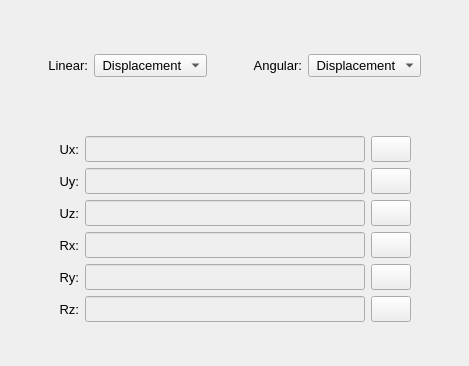
           <widget class="QWidget" name="tab_tabular_data">
            <attribute name="title">
             <string>Tabular data</string>
            </attribute>
            <layout class="QGridLayout" name="gridLayout_10">
             <property name="leftMargin">
              <number>2</number>
             </property>
             <property name="topMargin">
              <number>2</number>
             </property>
             <property name="rightMargin">
              <number>2</number>
             </property>
             <property name="bottomMargin">
              <number>2</number>
             </property>
             <property name="spacing">
              <number>2</number>
             </property>
             <item row="3" column="0">
              <widget class="QFrame" name="frame_9">
               <property name="frameShape">
                <enum>QFrame::NoFrame</enum>
               </property>
               <property name="frameShadow">
                <enum>QFrame::Raised</enum>
               </property>
               <layout class="QGridLayout" name="gridLayout_3">
                <property name="leftMargin">
                 <number>4</number>
                </property>
                <property name="topMargin">
                 <number>4</number>
                </property>
                <property name="rightMargin">
                 <number>4</number>
                </property>
                <property name="bottomMargin">
                 <number>2</number>
                </property>
                <property name="spacing">
                 <number>6</number>
                </property>
                <item row="0" column="3">
                 <widget class="QPushButton" name="pushButton_load_ux_table">
                  <property name="enabled">
                   <bool>true</bool>
                  </property>
                  <property name="sizePolicy">
                   <sizepolicy hsizetype="Expanding" vsizetype="Fixed">
                    <horstretch>0</horstretch>
                    <verstretch>0</verstretch>
                   </sizepolicy>
                  </property>
                  <property name="minimumSize">
                   <size>
                    <width>40</width>
                    <height>26</height>
                   </size>
                  </property>
                  <property name="maximumSize">
                   <size>
                    <width>40</width>
                    <height>26</height>
                   </size>
                  </property>
                  <property name="font">
                   <font>
                    <pointsize>10</pointsize>
                   </font>
                  </property>
                  <property name="styleSheet">
                   <string notr="true"/>
                  </property>
                  <property name="text">
                   <string/>
                  </property>
                  <property name="icon">
                   <iconset resource="../../../../icons/resources.qrc">
                    <normaloff>:/icons/document_search_blue.png</normaloff>:/icons/document_search_blue.png</iconset>
                  </property>
                  <property name="iconSize">
                   <size>
                    <width>20</width>
                    <height>20</height>
                   </size>
                  </property>
                  <property name="autoDefault">
                   <bool>false</bool>
                  </property>
                 </widget>
                </item>
                <item row="2" column="1">
                 <widget class="QLabel" name="label_Uz_table">
                  <property name="enabled">
                   <bool>true</bool>
                  </property>
                  <property name="minimumSize">
                   <size>
                    <width>0</width>
                    <height>26</height>
                   </size>
                  </property>
                  <property name="maximumSize">
                   <size>
                    <width>38</width>
                    <height>26</height>
                   </size>
                  </property>
                  <property name="font">
                   <font>
                    <pointsize>10</pointsize>
                   </font>
                  </property>
                  <property name="text">
                   <string>Uz:</string>
                  </property>
                  <property name="alignment">
                   <set>Qt::AlignRight|Qt::AlignTrailing|Qt::AlignVCenter</set>
                  </property>
                 </widget>
                </item>
                <item row="0" column="2">
                 <widget class="QLineEdit" name="lineEdit_path_table_ux">
                  <property name="enabled">
                   <bool>false</bool>
                  </property>
                  <property name="minimumSize">
                   <size>
                    <width>280</width>
                    <height>26</height>
                   </size>
                  </property>
                  <property name="maximumSize">
                   <size>
                    <width>280</width>
                    <height>26</height>
                   </size>
                  </property>
                  <property name="styleSheet">
                   <string notr="true"/>
                  </property>
                  <property name="alignment">
                   <set>Qt::AlignCenter</set>
                  </property>
                 </widget>
                </item>
                <item row="4" column="3">
                 <widget class="QPushButton" name="pushButton_load_ry_table">
                  <property name="enabled">
                   <bool>true</bool>
                  </property>
                  <property name="sizePolicy">
                   <sizepolicy hsizetype="Expanding" vsizetype="Fixed">
                    <horstretch>0</horstretch>
                    <verstretch>0</verstretch>
                   </sizepolicy>
                  </property>
                  <property name="minimumSize">
                   <size>
                    <width>40</width>
                    <height>26</height>
                   </size>
                  </property>
                  <property name="maximumSize">
                   <size>
                    <width>40</width>
                    <height>26</height>
                   </size>
                  </property>
                  <property name="font">
                   <font>
                    <pointsize>10</pointsize>
                   </font>
                  </property>
                  <property name="styleSheet">
                   <string notr="true"/>
                  </property>
                  <property name="text">
                   <string/>
                  </property>
                  <property name="icon">
                   <iconset resource="../../../../icons/resources.qrc">
                    <normaloff>:/icons/document_search_blue.png</normaloff>:/icons/document_search_blue.png</iconset>
                  </property>
                  <property name="iconSize">
                   <size>
                    <width>20</width>
                    <height>20</height>
                   </size>
                  </property>
                  <property name="autoDefault">
                   <bool>false</bool>
                  </property>
                 </widget>
                </item>
                <item row="4" column="2">
                 <widget class="QLineEdit" name="lineEdit_path_table_ry">
                  <property name="enabled">
                   <bool>false</bool>
                  </property>
                  <property name="minimumSize">
                   <size>
                    <width>280</width>
                    <height>26</height>
                   </size>
                  </property>
                  <property name="maximumSize">
                   <size>
                    <width>280</width>
                    <height>26</height>
                   </size>
                  </property>
                  <property name="alignment">
                   <set>Qt::AlignCenter</set>
                  </property>
                 </widget>
                </item>
                <item row="2" column="3">
                 <widget class="QPushButton" name="pushButton_load_uz_table">
                  <property name="enabled">
                   <bool>true</bool>
                  </property>
                  <property name="sizePolicy">
                   <sizepolicy hsizetype="Expanding" vsizetype="Fixed">
                    <horstretch>0</horstretch>
                    <verstretch>0</verstretch>
                   </sizepolicy>
                  </property>
                  <property name="minimumSize">
                   <size>
                    <width>40</width>
                    <height>26</height>
                   </size>
                  </property>
                  <property name="maximumSize">
                   <size>
                    <width>40</width>
                    <height>26</height>
                   </size>
                  </property>
                  <property name="font">
                   <font>
                    <pointsize>10</pointsize>
                   </font>
                  </property>
                  <property name="styleSheet">
                   <string notr="true"/>
                  </property>
                  <property name="text">
                   <string/>
                  </property>
                  <property name="icon">
                   <iconset resource="../../../../icons/resources.qrc">
                    <normaloff>:/icons/document_search_blue.png</normaloff>:/icons/document_search_blue.png</iconset>
                  </property>
                  <property name="iconSize">
                   <size>
                    <width>20</width>
                    <height>20</height>
                   </size>
                  </property>
                  <property name="autoDefault">
                   <bool>false</bool>
                  </property>
                 </widget>
                </item>
                <item row="5" column="1">
                 <widget class="QLabel" name="label_Rz_table">
                  <property name="enabled">
                   <bool>true</bool>
                  </property>
                  <property name="minimumSize">
                   <size>
                    <width>0</width>
                    <height>26</height>
                   </size>
                  </property>
                  <property name="maximumSize">
                   <size>
                    <width>38</width>
                    <height>26</height>
                   </size>
                  </property>
                  <property name="font">
                   <font>
                    <pointsize>10</pointsize>
                   </font>
                  </property>
                  <property name="text">
                   <string>Rz:</string>
                  </property>
                  <property name="alignment">
                   <set>Qt::AlignRight|Qt::AlignTrailing|Qt::AlignVCenter</set>
                  </property>
                 </widget>
                </item>
                <item row="5" column="2">
                 <widget class="QLineEdit" name="lineEdit_path_table_rz">
                  <property name="enabled">
                   <bool>false</bool>
                  </property>
                  <property name="minimumSize">
                   <size>
                    <width>280</width>
                    <height>26</height>
                   </size>
                  </property>
                  <property name="maximumSize">
                   <size>
                    <width>280</width>
                    <height>26</height>
                   </size>
                  </property>
                  <property name="alignment">
                   <set>Qt::AlignCenter</set>
                  </property>
                 </widget>
                </item>
                <item row="1" column="2">
                 <widget class="QLineEdit" name="lineEdit_path_table_uy">
                  <property name="enabled">
                   <bool>false</bool>
                  </property>
                  <property name="minimumSize">
                   <size>
                    <width>280</width>
                    <height>26</height>
                   </size>
                  </property>
                  <property name="maximumSize">
                   <size>
                    <width>280</width>
                    <height>26</height>
                   </size>
                  </property>
                  <property name="styleSheet">
                   <string notr="true"/>
                  </property>
                  <property name="alignment">
                   <set>Qt::AlignCenter</set>
                  </property>
                 </widget>
                </item>
                <item row="4" column="1">
                 <widget class="QLabel" name="label_Ry_table">
                  <property name="enabled">
                   <bool>true</bool>
                  </property>
                  <property name="minimumSize">
                   <size>
                    <width>0</width>
                    <height>26</height>
                   </size>
                  </property>
                  <property name="maximumSize">
                   <size>
                    <width>38</width>
                    <height>26</height>
                   </size>
                  </property>
                  <property name="font">
                   <font>
                    <pointsize>10</pointsize>
                   </font>
                  </property>
                  <property name="text">
                   <string>Ry:</string>
                  </property>
                  <property name="alignment">
                   <set>Qt::AlignRight|Qt::AlignTrailing|Qt::AlignVCenter</set>
                  </property>
                 </widget>
                </item>
                <item row="0" column="1">
                 <widget class="QLabel" name="label_Ux_table">
                  <property name="enabled">
                   <bool>true</bool>
                  </property>
                  <property name="minimumSize">
                   <size>
                    <width>0</width>
                    <height>26</height>
                   </size>
                  </property>
                  <property name="maximumSize">
                   <size>
                    <width>38</width>
                    <height>26</height>
                   </size>
                  </property>
                  <property name="font">
                   <font>
                    <pointsize>10</pointsize>
                   </font>
                  </property>
                  <property name="text">
                   <string>Ux:</string>
                  </property>
                  <property name="alignment">
                   <set>Qt::AlignRight|Qt::AlignTrailing|Qt::AlignVCenter</set>
                  </property>
                 </widget>
                </item>
                <item row="3" column="2">
                 <widget class="QLineEdit" name="lineEdit_path_table_rx">
                  <property name="enabled">
                   <bool>false</bool>
                  </property>
                  <property name="minimumSize">
                   <size>
                    <width>280</width>
                    <height>26</height>
                   </size>
                  </property>
                  <property name="maximumSize">
                   <size>
                    <width>280</width>
                    <height>26</height>
                   </size>
                  </property>
                  <property name="alignment">
                   <set>Qt::AlignCenter</set>
                  </property>
                 </widget>
                </item>
                <item row="3" column="3">
                 <widget class="QPushButton" name="pushButton_load_rx_table">
                  <property name="enabled">
                   <bool>true</bool>
                  </property>
                  <property name="sizePolicy">
                   <sizepolicy hsizetype="Expanding" vsizetype="Fixed">
                    <horstretch>0</horstretch>
                    <verstretch>0</verstretch>
                   </sizepolicy>
                  </property>
                  <property name="minimumSize">
                   <size>
                    <width>40</width>
                    <height>26</height>
                   </size>
                  </property>
                  <property name="maximumSize">
                   <size>
                    <width>40</width>
                    <height>26</height>
                   </size>
                  </property>
                  <property name="font">
                   <font>
                    <pointsize>10</pointsize>
                   </font>
                  </property>
                  <property name="styleSheet">
                   <string notr="true"/>
                  </property>
                  <property name="text">
                   <string/>
                  </property>
                  <property name="icon">
                   <iconset resource="../../../../icons/resources.qrc">
                    <normaloff>:/icons/document_search_blue.png</normaloff>:/icons/document_search_blue.png</iconset>
                  </property>
                  <property name="iconSize">
                   <size>
                    <width>20</width>
                    <height>20</height>
                   </size>
                  </property>
                  <property name="autoDefault">
                   <bool>false</bool>
                  </property>
                 </widget>
                </item>
                <item row="1" column="3">
                 <widget class="QPushButton" name="pushButton_load_uy_table">
                  <property name="enabled">
                   <bool>true</bool>
                  </property>
                  <property name="sizePolicy">
                   <sizepolicy hsizetype="Expanding" vsizetype="Fixed">
                    <horstretch>0</horstretch>
                    <verstretch>0</verstretch>
                   </sizepolicy>
                  </property>
                  <property name="minimumSize">
                   <size>
                    <width>40</width>
                    <height>26</height>
                   </size>
                  </property>
                  <property name="maximumSize">
                   <size>
                    <width>40</width>
                    <height>26</height>
                   </size>
                  </property>
                  <property name="font">
                   <font>
                    <pointsize>10</pointsize>
                   </font>
                  </property>
                  <property name="styleSheet">
                   <string notr="true"/>
                  </property>
                  <property name="text">
                   <string/>
                  </property>
                  <property name="icon">
                   <iconset resource="../../../../icons/resources.qrc">
                    <normaloff>:/icons/document_search_blue.png</normaloff>:/icons/document_search_blue.png</iconset>
                  </property>
                  <property name="iconSize">
                   <size>
                    <width>20</width>
                    <height>20</height>
                   </size>
                  </property>
                  <property name="autoDefault">
                   <bool>false</bool>
                  </property>
                 </widget>
                </item>
                <item row="3" column="1">
                 <widget class="QLabel" name="label_Rx_table">
                  <property name="enabled">
                   <bool>true</bool>
                  </property>
                  <property name="minimumSize">
                   <size>
                    <width>0</width>
                    <height>26</height>
                   </size>
                  </property>
                  <property name="maximumSize">
                   <size>
                    <width>38</width>
                    <height>26</height>
                   </size>
                  </property>
                  <property name="font">
                   <font>
                    <pointsize>10</pointsize>
                   </font>
                  </property>
                  <property name="text">
                   <string>Rx:</string>
                  </property>
                  <property name="alignment">
                   <set>Qt::AlignRight|Qt::AlignTrailing|Qt::AlignVCenter</set>
                  </property>
                 </widget>
                </item>
                <item row="1" column="1">
                 <widget class="QLabel" name="label_Uy_table">
                  <property name="enabled">
                   <bool>true</bool>
                  </property>
                  <property name="minimumSize">
                   <size>
                    <width>0</width>
                    <height>26</height>
                   </size>
                  </property>
                  <property name="maximumSize">
                   <size>
                    <width>38</width>
                    <height>26</height>
                   </size>
                  </property>
                  <property name="font">
                   <font>
                    <pointsize>10</pointsize>
                   </font>
                  </property>
                  <property name="text">
                   <string>Uy:</string>
                  </property>
                  <property name="alignment">
                   <set>Qt::AlignRight|Qt::AlignTrailing|Qt::AlignVCenter</set>
                  </property>
                 </widget>
                </item>
                <item row="5" column="3">
                 <widget class="QPushButton" name="pushButton_load_rz_table">
                  <property name="enabled">
                   <bool>true</bool>
                  </property>
                  <property name="sizePolicy">
                   <sizepolicy hsizetype="Expanding" vsizetype="Fixed">
                    <horstretch>0</horstretch>
                    <verstretch>0</verstretch>
                   </sizepolicy>
                  </property>
                  <property name="minimumSize">
                   <size>
                    <width>40</width>
                    <height>26</height>
                   </size>
                  </property>
                  <property name="maximumSize">
                   <size>
                    <width>40</width>
                    <height>26</height>
                   </size>
                  </property>
                  <property name="font">
                   <font>
                    <pointsize>10</pointsize>
                   </font>
                  </property>
                  <property name="styleSheet">
                   <string notr="true"/>
                  </property>
                  <property name="text">
                   <string/>
                  </property>
                  <property name="icon">
                   <iconset resource="../../../../icons/resources.qrc">
                    <normaloff>:/icons/document_search_blue.png</normaloff>:/icons/document_search_blue.png</iconset>
                  </property>
                  <property name="iconSize">
                   <size>
                    <width>20</width>
                    <height>20</height>
                   </size>
                  </property>
                  <property name="autoDefault">
                   <bool>false</bool>
                  </property>
                 </widget>
                </item>
                <item row="2" column="2">
                 <widget class="QLineEdit" name="lineEdit_path_table_uz">
                  <property name="enabled">
                   <bool>false</bool>
                  </property>
                  <property name="minimumSize">
                   <size>
                    <width>280</width>
                    <height>26</height>
                   </size>
                  </property>
                  <property name="maximumSize">
                   <size>
                    <width>280</width>
                    <height>26</height>
                   </size>
                  </property>
                  <property name="alignment">
                   <set>Qt::AlignCenter</set>
                  </property>
                 </widget>
                </item>
                <item row="0" column="0">
                 <spacer name="horizontalSpacer_4">
                  <property name="orientation">
                   <enum>Qt::Horizontal</enum>
                  </property>
                  <property name="sizeHint" stdset="0">
                   <size>
                    <width>40</width>
                    <height>20</height>
                   </size>
                  </property>
                 </spacer>
                </item>
                <item row="0" column="4">
                 <spacer name="horizontalSpacer_5">
                  <property name="orientation">
                   <enum>Qt::Horizontal</enum>
                  </property>
                  <property name="sizeHint" stdset="0">
                   <size>
                    <width>40</width>
                    <height>20</height>
                   </size>
                  </property>
                 </spacer>
                </item>
               </layout>
              </widget>
             </item>
             <item row="1" column="0">
              <widget class="QFrame" name="frame_16">
               <property name="minimumSize">
                <size>
                 <width>0</width>
                 <height>48</height>
                </size>
               </property>
               <property name="maximumSize">
                <size>
                 <width>16777215</width>
                 <height>48</height>
                </size>
               </property>
               <property name="font">
                <font>
                 <pointsize>10</pointsize>
                </font>
               </property>
               <property name="frameShape">
                <enum>QFrame::NoFrame</enum>
               </property>
               <property name="frameShadow">
                <enum>QFrame::Raised</enum>
               </property>
               <layout class="QGridLayout" name="gridLayout_19">
                <property name="leftMargin">
                 <number>6</number>
                </property>
                <property name="topMargin">
                 <number>0</number>
                </property>
                <property name="rightMargin">
                 <number>6</number>
                </property>
                <property name="bottomMargin">
                 <number>0</number>
                </property>
                <property name="horizontalSpacing">
                 <number>6</number>
                </property>
                <item row="0" column="4">
                 <widget class="QLabel" name="label_angular">
                  <property name="font">
                   <font>
                    <pointsize>10</pointsize>
                   </font>
                  </property>
                  <property name="text">
                   <string>Angular:</string>
                  </property>
                  <property name="alignment">
                   <set>Qt::AlignRight|Qt::AlignTrailing|Qt::AlignVCenter</set>
                  </property>
                 </widget>
                </item>
                <item row="0" column="0">
                 <spacer name="horizontalSpacer_8">
                  <property name="orientation">
                   <enum>Qt::Horizontal</enum>
                  </property>
                  <property name="sizeHint" stdset="0">
                   <size>
                    <width>40</width>
                    <height>20</height>
                   </size>
                  </property>
                 </spacer>
                </item>
                <item row="0" column="2">
                 <widget class="QComboBox" name="comboBox_linear_data_type">
                  <property name="font">
                   <font>
                    <pointsize>10</pointsize>
                   </font>
                  </property>
                  <item>
                   <property name="text">
                    <string> Displacement</string>
                   </property>
                  </item>
                  <item>
                   <property name="text">
                    <string> Velocity</string>
                   </property>
                  </item>
                  <item>
                   <property name="text">
                    <string> Acceleration</string>
                   </property>
                  </item>
                 </widget>
                </item>
                <item row="0" column="1">
                 <widget class="QLabel" name="label_linear">
                  <property name="font">
                   <font>
                    <pointsize>10</pointsize>
                   </font>
                  </property>
                  <property name="text">
                   <string>Linear:</string>
                  </property>
                  <property name="alignment">
                   <set>Qt::AlignRight|Qt::AlignTrailing|Qt::AlignVCenter</set>
                  </property>
                 </widget>
                </item>
                <item row="0" column="6">
                 <spacer name="horizontalSpacer_12">
                  <property name="orientation">
                   <enum>Qt::Horizontal</enum>
                  </property>
                  <property name="sizeHint" stdset="0">
                   <size>
                    <width>40</width>
                    <height>20</height>
                   </size>
                  </property>
                 </spacer>
                </item>
                <item row="0" column="3">
                 <spacer name="horizontalSpacer_3">
                  <property name="orientation">
                   <enum>Qt::Horizontal</enum>
                  </property>
                  <property name="sizeHint" stdset="0">
                   <size>
                    <width>40</width>
                    <height>20</height>
                   </size>
                  </property>
                 </spacer>
                </item>
                <item row="0" column="5">
                 <widget class="QComboBox" name="comboBox_angular_data_type">
                  <property name="font">
                   <font>
                    <pointsize>10</pointsize>
                   </font>
                  </property>
                  <item>
                   <property name="text">
                    <string> Displacement</string>
                   </property>
                  </item>
                  <item>
                   <property name="text">
                    <string> Velocity</string>
                   </property>
                  </item>
                  <item>
                   <property name="text">
                    <string> Acceleration</string>
                   </property>
                  </item>
                 </widget>
                </item>
               </layout>
              </widget>
             </item>
             <item row="4" column="0">
              <spacer name="verticalSpacer_6">
               <property name="orientation">
                <enum>Qt::Vertical</enum>
               </property>
               <property name="sizeHint" stdset="0">
                <size>
                 <width>20</width>
                 <height>40</height>
                </size>
               </property>
              </spacer>
             </item>
             <item row="0" column="0">
              <spacer name="verticalSpacer_4">
               <property name="orientation">
                <enum>Qt::Vertical</enum>
               </property>
               <property name="sizeHint" stdset="0">
                <size>
                 <width>20</width>
                 <height>40</height>
                </size>
               </property>
              </spacer>
             </item>
             <item row="2" column="0">
              <spacer name="verticalSpacer_3">
               <property name="orientation">
                <enum>Qt::Vertical</enum>
               </property>
               <property name="sizeHint" stdset="0">
                <size>
                 <width>20</width>
                 <height>40</height>
                </size>
               </property>
              </spacer>
             </item>
            </layout>
           </widget>
